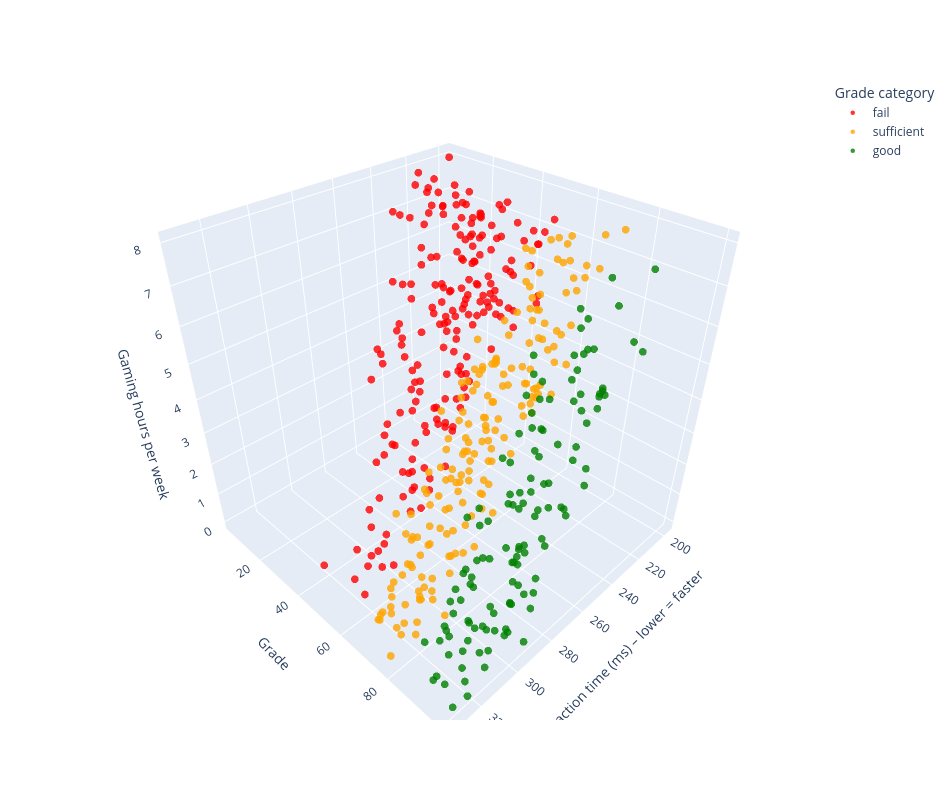

Notebook code for this chart:
### Markdown cell above
## Gaming and response time

The second argument supporting the balanced lifestyle perspective is that increased time spent gaming may negatively affect grades, but can simultaneously enhance response times, which may in turn improve educational performance. This claim is supported by research from https://link.springer.com/article/10.1186/s12909-020-02416-7, which found that faster response times are associated with improved cognitive performance. Additionally, https://doi.org/10.1016/j.procs.2016.04.074 demonstrates that gaming can significantly improve response times. Taken together, these findings suggest that gaming may indirectly support certain aspects of academic performance through cognitive enhancement, although excessive gaming may have negative effects on grades.

### Code cell
#| class: col-page-right
%run ../plots/gaming_stats_3d.ipynb

### Figure 1 — Plotly figure (JSON) as saved in the notebook; plotly's stock layout.template omitted (floating-point values rounded to 4 significant figures; data arrays with more than 128 entries replaced by an {"elided": "..."} marker saying what was removed)
{"data": [{"customdata": {"elided": "195x3 mixed values"}, "hovertemplate": "Grade category: fail<br>Reaction time (ms): %{x}<br>Grade: %{y}<br>Gaming hours/week: %{z}<br>Study hours/week: %{customdata[0]}<br>Study hours category: %{customdata[1]}<extra></extra>", "marker": {"color": "red", "opacity": 0.8, "size": 4.5}, "mode": "markers", "name": "fail", "type": "scatter3d", "x": {"elided": "195 float values"}, "y": {"elided": "195 float values"}, "z": {"elided": "195 float values"}}, {"customdata": {"elided": "179x3 mixed values"}, "hovertemplate": "Grade category: sufficient<br>Reaction time (ms): %{x}<br>Grade: %{y}<br>Gaming hours/week: %{z}<br>Study hours/week: %{customdata[0]}<br>Study hours category: %{customdata[1]}<extra></extra>", "marker": {"color": "orange", "opacity": 0.8, "size": 4.5}, "mode": "markers", "name": "sufficient", "type": "scatter3d", "x": {"elided": "179 float values"}, "y": {"elided": "179 float values"}, "z": {"elided": "179 float values"}}, {"customdata": {"elided": "126x3 mixed values"}, "hovertemplate": "Grade category: good<br>Reaction time (ms): %{x}<br>Grade: %{y}<br>Gaming hours/week: %{z}<br>Study hours/week: %{customdata[0]}<br>Study hours category: %{customdata[1]}<extra></extra>", "marker": {"color": "green", "opacity": 0.8, "size": 4.5}, "mode": "markers", "name": "good", "type": "scatter3d", "x": [255.5, 269.7, 248.8, 258.2, 304.4, 257.1, 262.1, 258.6, 275.4, 297.7, 263.1, 325.0, 271.8, 293.4, 290.9, 252.5, 314.3, 296.1, 280.6, 263.5, 324.1, 285.4, 256.9, 287.5, 293.8, 278.0, 291.0, 293.1, 221.1, 268.2, 266.6, 248.5, 299.8, 289.9, 310.6, 292.2, 302.1, 309.5, 322.7, 303.3, 318.2, 242.1, 285.0, 266.6, 293.7, 277.0, 314.0, 302.2, 317.1, 251.0, 278.6, 303.6, 257.7, 302.0, 329.5, 304.9, 282.1, 309.2, 244.8, 297.6, 321.8, 273.2, 280.8, 244.1, 261.5, 226.8, 324.9, 245.3, 309.2, 258.6, 253.6, 309.9, 274.4, 271.9, 310.7, 286.7, 289.8, 289.9, 296.3, 305.8, 238.0, 284.3, 331.3, 239.8, 266.6, 300.8, 241.1, 286.7, 268.8, 282.1, 285.4, 244.1, 300.0, 243.8, 267.7, 242.1, 305.9, 299.8, 290.4, 288.4, 304.2, 276.0, 263.8, 312.2, 284.8, 318.4, 297.6, 288.2, 262.2, 257.0, 247.3, 263.3, 302.7, 284.1, 312.7, 274.2, 301.7, 303.4, 231.6, 270.1, 318.6, 233.3, 268.9, 330.2, 279.6, 294.4], "y": [91.9, 97.21, 94.53, 90.97, 84.61, 86.94, 80.76, 81.9, 91.21, 97.49, 80.03, 93.44, 90.6, 94.92, 94.12, 89.98, 87.32, 80.61, 91.27, 99.33, 100.0, 85.15, 89.02, 99.31, 96.94, 87.19, 91.22, 95.3, 83.74, 81.57, 86.21, 93.6, 83.31, 95.45, 91.7, 100.0, 88.46, 100.0, 100.0, 84.67, 97.05, 87.45, 92.31, 82.77, 83.7, 96.0, 100.0, 100.0, 100.0, 94.77, 83.73, 89.52, 93.23, 100.0, 92.56, 89.36, 86.28, 82.63, 84.12, 92.23, 97.34, 82.84, 89.73, 86.58, 82.19, 94.69, 94.78, 86.08, 97.96, 99.6, 93.36, 84.6, 88.37, 90.19, 86.31, 92.02, 100.0, 84.11, 87.61, 83.59, 99.5, 87.25, 95.12, 83.54, 84.51, 85.98, 81.18, 92.52, 97.68, 96.61, 99.26, 92.41, 84.56, 83.96, 83.08, 82.1, 96.02, 99.15, 81.21, 100.0, 87.89, 99.32, 85.22, 90.98, 100.0, 80.88, 87.65, 84.12, 87.79, 80.1, 93.19, 99.38, 99.28, 91.47, 84.43, 82.96, 92.4, 100.0, 94.08, 86.62, 86.95, 86.04, 97.6, 100.0, 91.09, 100.0], "z": [4.14, 3.17, 5.52, 6.16, 1.11, 4.03, 4.37, 4.28, 2.85, 1.58, 6.24, 0.03, 5.83, 2.46, 1.69, 5.36, 0.59, 1.45, 2.19, 4.18, 0.63, 4.54, 5.81, 1.52, 2.99, 2.95, 2.56, 2.47, 6.54, 5.45, 3.98, 5.02, 3.36, 1.62, 0.58, 0.16, 0.31, 1.48, 0.03, 1.92, 1.97, 6.11, 3.67, 5.0, 2.9, 3.43, 0.51, 1.04, 1.18, 5.45, 4.12, 2.64, 5.23, 1.94, 0.38, 1.87, 3.48, 0.17, 6.57, 0.86, 0.73, 4.67, 2.06, 6.12, 5.18, 7.84, 1.14, 6.02, 0.64, 5.91, 4.79, 1.33, 3.76, 2.84, 1.1, 4.01, 1.17, 2.89, 0.0, 1.46, 6.37, 3.35, 0.83, 6.65, 2.87, 1.77, 5.7, 2.18, 4.51, 4.31, 3.07, 5.37, 0.17, 4.67, 6.02, 6.9, 1.77, 1.75, 3.13, 2.06, 1.84, 3.59, 4.56, 0.25, 2.88, 0.13, 2.33, 1.66, 3.14, 5.42, 5.35, 3.71, 0.9, 1.75, 0.64, 2.69, 0.52, 1.2, 6.25, 4.28, 0.65, 7.54, 2.97, 0.11, 1.9, 1.86]}], "layout": {"height": 800, "legend": {"title": {"text": "Grade category"}}, "margin": {"t": 80}, "scene": {"xaxis": {"title": {"text": "Reaction time (ms) – lower = faster"}}, "yaxis": {"title": {"text": "Grade"}}, "zaxis": {"title": {"text": "Gaming hours per week"}}}, "width": 950}}
